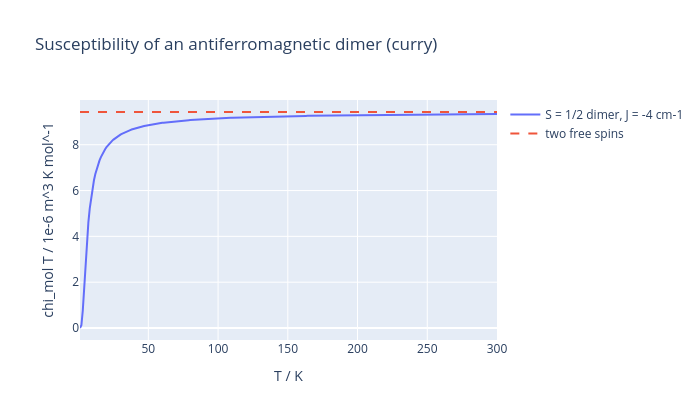

Source (notebook cell):
### Code cell
import plotly.graph_objects as go

fig = go.Figure()
fig.add_trace(go.Scatter(x=T, y=chimolT.ravel() * 1e6, mode="lines", name="S = 1/2 dimer, J = -4 cm-1"))
fig.add_trace(go.Scatter(x=[T[0], T[-1]], y=[curie * 1e6] * 2, mode="lines", line={"dash": "dash"}, name="two free spins"))
fig.update_layout(title="Susceptibility of an antiferromagnetic dimer (curry)", xaxis_title="T / K", yaxis_title="chi_mol T / 1e-6 m^3 K mol^-1", width=700, height=420)
fig

### Figure 1 — Plotly figure (JSON) as saved in the notebook; plotly's stock layout.template omitted (floating-point values rounded to 4 significant figures; data arrays with more than 128 entries replaced by an {"elided": "..."} marker saying what was removed)
{"data": [{"mode": "lines", "name": "S = 1/2 dimer, J = -4 cm-1", "x": {"elided": "300 float values"}, "y": {"elided": "300 float values"}, "type": "scatter"}, {"line": {"dash": "dash"}, "mode": "lines", "name": "two free spins", "x": [1.0, 300.0], "y": [9.428, 9.428], "type": "scatter"}], "layout": {"title": {"text": "Susceptibility of an antiferromagnetic dimer (curry)"}, "xaxis": {"title": {"text": "T / K"}}, "yaxis": {"title": {"text": "chi_mol T / 1e-6 m^3 K mol^-1"}}, "width": 700, "height": 420}}
